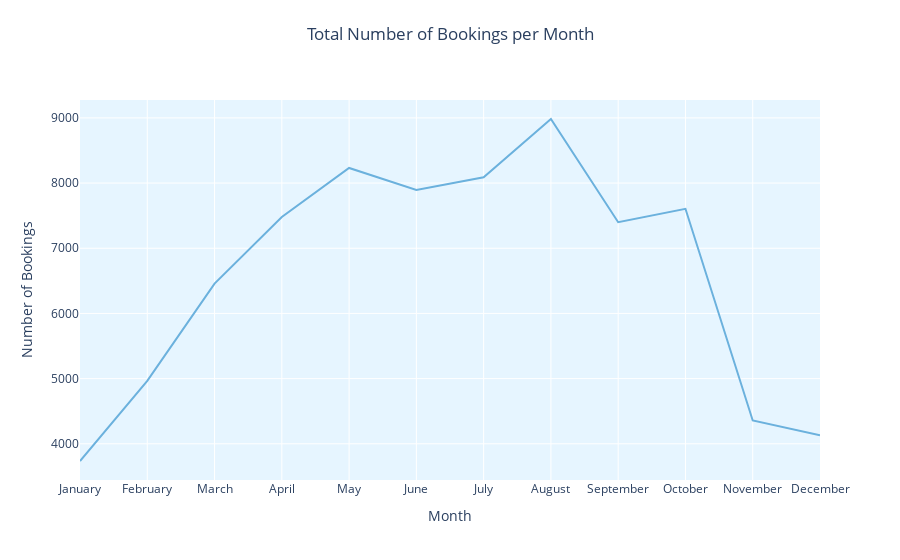

The notebook cell this image was saved under:
### Code cell
#Which months have more guests

# Create the interactive line chart
line_chart = px.line(bookings_month, x='Month', y='Number of Bookings', title='Total Number of Bookings per Month')

# Customize the line color and background color
line_chart.update_traces(line=dict(color='#6BB1DD'))
line_chart.update_layout(plot_bgcolor='#E6F5FF')

# Center-align the title
line_chart.update_layout(title={'x': 0.5, 'y': 0.95, 'xanchor': 'center', 'yanchor': 'top'})


# Show the line chart
line_chart.show()

### Figure 1 — Plotly figure (JSON) as saved in the notebook; plotly's stock layout.template omitted (floating-point values rounded to 4 significant figures)
{"data": [{"hovertemplate": "Month=%{x}<br>Number of Bookings=%{y}<extra></extra>", "legendgroup": "", "line": {"color": "#6BB1DD", "dash": "solid"}, "marker": {"symbol": "circle"}, "mode": "lines", "name": "", "orientation": "v", "showlegend": false, "type": "scatter", "x": ["January", "February", "March", "April", "May", "June", "July", "August", "September", "October", "November", "December"], "xaxis": "x", "y": [3736, 4965, 6458, 7480, 8232, 7894, 8088, 8983, 7400, 7605, 4357, 4132], "yaxis": "y"}], "layout": {"legend": {"tracegroupgap": 0}, "plot_bgcolor": "#E6F5FF", "title": {"text": "Total Number of Bookings per Month", "x": 0.5, "xanchor": "center", "y": 0.95, "yanchor": "top"}, "xaxis": {"anchor": "y", "domain": [0, 1], "title": {"text": "Month"}}, "yaxis": {"anchor": "x", "domain": [0, 1], "title": {"text": "Number of Bookings"}}}}
